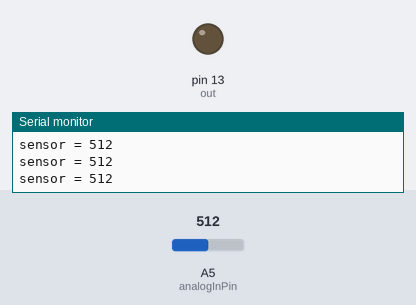
Recording of a sketch running on a simulated Arduino Uno, built with avr-gcc and run on an emulated ATmega328P. On the bench: output pins drawn as LEDs (lit = HIGH), the last lines printed to the serial monitor. Inputs (shaded band) come from the test bench; at power-on: A5 (analogInPin) = 512.

Above: at 1.2 s.
1.3 s: A5 (analogInPin) set to 488
At 2.5 s:
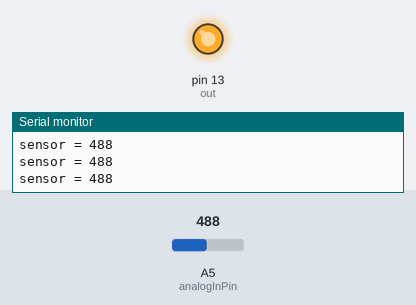
3.1 s: A5 (analogInPin) set to 510
At 3.9 s:
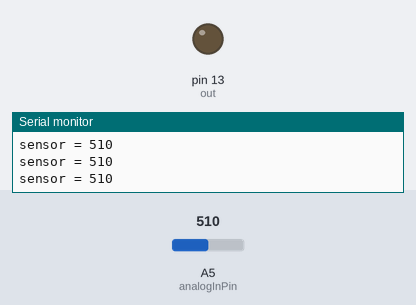
4.9 s: A5 (analogInPin) set to 490
At 6.6 s:
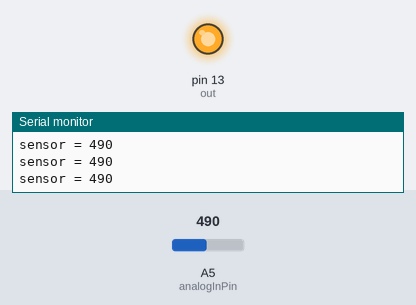
Timing chart, 0 to 8.1 s (numbered marks = the images above; inputs shaded):
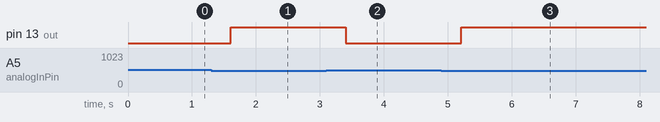

Measured:
- the behaviour switches between 500 and 499 on A5 (analogInPin) (found by bisection; images 0 and 1)
- after the input at 1.3 s, pin 13 (out): LOW → HIGH after 0.30 s
- after the input at 3.1 s, pin 13 (out): HIGH → LOW after 0.31 s
- after the input at 4.9 s, pin 13 (out): LOW → HIGH after 0.31 s

The sketch:

DoorAlarm.ino
```cpp
int analogInPin = A5;  // Analog input pin that the potentiometer is attached to

int out =13;
int sensorValue = 0;        // value read from the pot


void setup() {
  // initialize serial communications at 9600 bps:
  Serial.begin(9600);
  pinMode(out, OUTPUT);
}

void loop() {
  // read the analog in value:
  sensorValue = analogRead(analogInPin);


  Serial.print("sensor = " );
  Serial.println(sensorValue);

  delay(200);

  if(sensorValue<500)
  {
    digitalWrite(out,1);
    delay(100);
    digitalWrite(out,1);
  }
  else
  {
    digitalWrite(out,0);
  }

}
```
